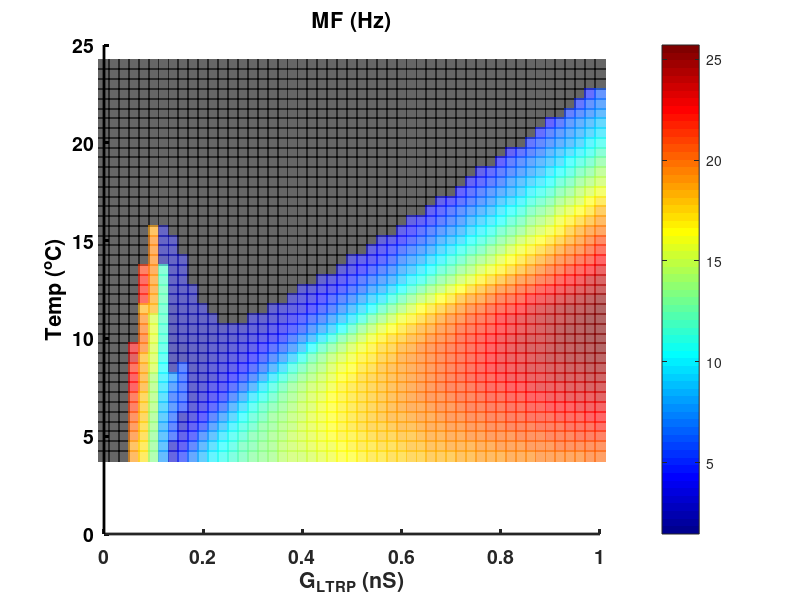

Here is the MATLAB script that generated this plot: (Note: this script raises an error after producing the figure.)
% The script was written by Natalia Maksymchuk for the article 
% Maksymchuk N, Sakurai A, Cox DN, Cymbalyuk GS. 
% Cold-Temperature Coding with Bursting and Spiking 
% Based on TRP Channel Dynamics in Drosophila Larva Sensory Neurons. 
% International Journal of Molecular Sciences. 2023; 24(19):14638. 
% https://doi.org/10.3390/ijms241914638

load('NN.mat');
load('Data.mat');

% Create labels for heat maps 
% Create text files for correspondance of GleakTest and Temperature to j and i 

% Temperature
[fidTemp,message]= fopen('T.txt', 'w');
for i=1:NC2 %T
    fprintf(fidTemp,'%f  ',i,Tv(i)); 
    fprintf(fidTemp,'\n');
    Tvalues(i) = {num2str(Tv(i))};
end
fclose(fidTemp);


% GLTRP
[fidGleakTest,message]= fopen('GleakTest.txt', 'w');
for j=1:NC1 %GleakTest
    fprintf(fidGleakTest,'%f  ',j,GLTestv(j));
    fprintf(fidGleakTest,'\n');
    GLTestValues(j) = {num2str(GLTestv(j))};
 end
fclose(fidGleakTest);


pp1range=GLTestv; %x values
pp2range=Tv; %y values
pp1='G_{LTRP} (nS)';
pp2='Temp ({}^oC)';
ptsize=72; % size of squares on stationary heat map
cirklesize=65.; % size of circles on GTRP trajectory

% Mean Frequency
HeatMapValues=MeanFreq;
titleString='MF (Hz)';
colorbarString='MF (Hz)';

 figure;
    for ii=1:length(pp2range)
      hm=scatter(pp1range,ones(1,length(pp1range))*pp2range(ii),ptsize,HeatMapValues(ii,:),'s','filled',...
      'MarkerFaceAlpha',.6, 'MarkerEdgeAlpha',0.6);         
        hold on
    end
    colormap(jet); 
    set(gca, 'Ycolor',[0 0 0],'linewidth', 2,'FontSize', 14,'FontWeight', 'bold');
    xlabel(pp1);ylabel(pp2);
    title(titleString);
    c=colorbar;
    c.Label.FontSize=14;
    set(gca,'box','off');
    axis([0. 1. 4. 24.]);
    currentSize = get(gca, 'Position');
    clim=get(c, 'limits');
            hold on
               
                ax = axes;
                plot(ax,G_TRP,TK-273.15,'-','color',[0.4 0.4 0.4],'LineWidth',2);
                axis([0. 1. 4. 24.]);
                set(gca, 'FontSize', 14,'FontWeight', 'bold');
                ax.Color = 'none';
                ax.XTick = [];
                ax.YTick = [];                
                
                axis off;  
                % Adjustment of axes position after colorbar rescale
                set(gca, 'Position', currentSize);
            hold on   
            
        hc=scatter(G_LTestInt(2:end),TCint(2:end),cirklesize,Frequency,'filled');
        set(hc,'MarkerEdgeColor',[0 0 0]);
        set(hc,'LineWidth',0.2, 'MarkerEdgeAlpha', 0.5);
        colormap(jet);
        axis([0. 1. 4. 24.])
        set(gca, 'Position', currentSize); 
        caxis(clim);
        
          

 
                   
    

